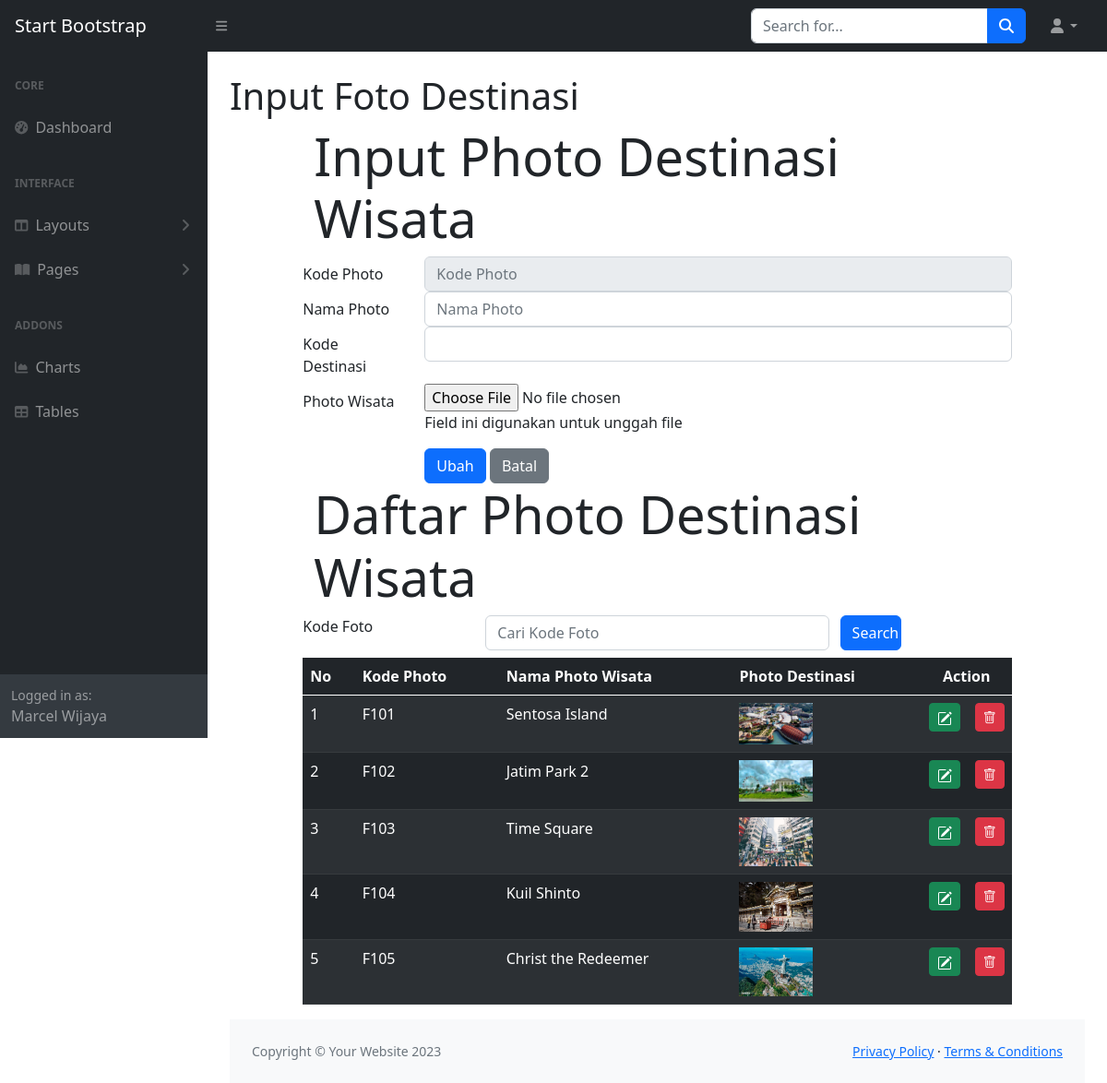
/photoedit.php, run on the app's committed database.
### tables this page shows
CREATE TABLE `fotodestinasi` (
  `fotodestinasiKODE` char(4) NOT NULL,
  `fotodestinasiNAMA` char(120) NOT NULL,
  `fotodestinasiFILE` char(120) NOT NULL,
  `destinasiKODE` char(4) NOT NULL
);

### photoedit.php (the view, shortened to what this page needs)
<!DOCTYPE html>
<html lang="en">
<head>
	<link rel = "stylesheet" type="text/css" href="css/bootstrap.min.css">
    <link rel="stylesheet" href="https://cdnjs.cloudflare.com/ajax/libs/select2/4.0.13/css/select2.min.css">
    <link rel="stylesheet" href="https://cdn.jsdelivr.net/npm/bootstrap-icons@1.10.2/font/bootstrap-icons.css">
  	<link rel="stylesheet" type="text/css" href="https://cdnjs.cloudflare.com/ajax/libs/select2/4.0.3/css/select2.min.css">
	<link rel="stylesheet" type="text/css" href="css/bootstrap.min.css">
</head>
<?php
include "include/config.php";
$datadestinasi = mysqli_query($connection, "select * from destinasi");
$fotodestinasiKODE = $_GET['ubah'];
$editfotodestinasi = mysqli_query($connection, "select * from fotodestinasi WHERE fotodestinasiKODE = '$fotodestinasiKODE'");
$rowedit = mysqli_fetch_array($editfotodestinasi);
?>
<?php include "INCLUDE/head.php"?>
    <body class="sb-nav-fixed">
        <?php include "include/menunav.php"?>
        <div id="layoutSidenav">
<?php include "INCLUDE/menu.php"?>
            <div id="layoutSidenav_content">
                <main>
                    <div class="container-fluid px-4">
                        <h1 class="mt-4">Input Foto Destinasi</h1>
<body>
<div class="row">
<div class="col-sm-1"></div>
<div class="col-sm-10">
	<div class="jumbotron jumbotron-fluid">
		<div class="container">
			<h1 class="display-4">Input Photo Destinasi Wisata</h1>
		</div>
	</div>
	<form method="POST" enctype="multipart/form-data">
		<div class="form-group row">
			<label for="kodefoto" class="col-sm-2 col-form-label">Kode Photo</label>
			<div class="col-sm-10">
				<input type="text" class="form-control" id="kodefoto" name="inputkode" placeholder="Kode Photo" maxlength="4"
                value="<?php echo $rowedit["fotodestinasiKODE"]?>"readonly>
            </div>
		</div>
		<div class="form-group row">
			<label for="namafoto" class="col-sm-2 col-form-label">Nama Photo</label>
			<div class="col-sm-10">
				<input type="text" class="form-control" id="namafoto" name="inputnama" placeholder="Nama Photo"
                value="<?php echo $rowedit["fotodestinasiNAMA"]?>">
			</div>
		</div>
		<div class="form-group row">
                <label for="namadestinasi" class="col-sm-2 col-form-label">Kode Destinasi</label>
                <div class="col-sm-10">
                    <select class="form-control" id="namadestinasi" name="kodedestinasi">
					<option value="<?php echo $rowedit["destinasiKODE"]?>">
                    </option>
                        <?php while ($row = mysqli_fetch_array($datadestinasi)) { ?>
                            <option value="<?php echo $row["destinasiKODE"] ?>">
                            </option>
                        <?php } ?>
                    </select>
                </div>
            </div>
		<div class="form-group row">
			<label for="file" class="col-sm-2 col-form-label">Photo Wisata</label>
			<div class="col-sm-10">
				<input type="file" id="file" name="file">
				<p class="help-block">Field ini digunakan untuk unggah file</p>
			</div>
		</div>
		<div class="form-group row">
			<div class="col-sm-2"></div>
			<div class="col-sm-10">
				<input type="submit" name="edit" class="btn btn-primary" value="Ubah">
				<input type="submit" name="Batal" class="btn btn-secondary" value="Batal">
			</div>
		</div>
	</form>
</div>
<div class="col-sm-1"></div>
</div>
<div class="row">
	<div class="col-sm-1"></div>
	<div class="col-sm-10">
		<div class="jumbotron jumbotron-fluid">
			<div class="container">
				<h1 class="display-4">Daftar Photo Destinasi Wisata</h1>
			</div>
		</div>
<form method="POST">
    <div class="form-group row mb-2">
    <label for="search" class="col-sm-3">Kode Foto</label>
    <div class="col-sm-6">
        <input type="text" name="search" class="form-control" id="search"
        value="<?php if (isset($_POST["search"])) {echo $_POST["search"];}?>"
        placeholder="Cari Kode Foto">
    </div>
    <input type="submit" name="kirim" class="col-sm-1 btn btn-primary" value="Search">
    </div>
</form>
	<table class="table table-dark table-striped">
		<thead class="thead-dark">
			<tr>
				<th>No</th>
				<th>Kode Photo</th>
				<th>Nama Photo Wisata</th>
				<th>Photo Destinasi</th>
				<th colspan="2" style="text-align: center">Action</th>
			</tr>
		</thead>
		<tbody>
			<?php
			if(isset($_POST['kirim']))
			{
				$search = $_POST["search"];
				$query = mysqli_query ($connection, "select * from fotodestinasi
				where fotodestinasiKODE like '%".$search."%'");
			}
			else
			{
				$query = mysqli_query ($connection, "select * from fotodestinasi");
			}
			$nomor = 1;
			while ($row = mysqli_fetch_array($query))
			{ ?>
				<tr>
					<td><?php echo $nomor;?></td>
					<td><?php echo $row['fotodestinasiKODE'];?></td>
					<td><?php echo $row['fotodestinasiNAMA'];?></td>
					<td>
						<?php if(is_file("images/".$row['fotodestinasiFILE']))
						{ ?>
							<img src="images/<?php echo $row['fotodestinasiFILE']?>" width="80">
						<?php } else
							echo "<img src='images/noimage.png' width='80'>"
						?>
					</td>
					<td width="5px">
						<a href="photoedit.php?ubah=<?php echo $row["fotodestinasiKODE"]?>"
						class="btn btn-success btn-sm" title="EDIT">
						</a>
					</td>
					<td width="5px">
						<a href="photohapus.php?hapus=<?php echo $row["fotodestinasiKODE"]?>"
						class="btn btn-danger btn-sm" title="HAPUS">
						<i class="bi bi-trash"></i>
					</td>
				</tr>
			<?php $nomor = $nomor + 1;?>
			<?php }	?>
		</tbody>
	</table>
	</div>
	<div class="col-sm-1"></div>
</div>
				<?php include "INCLUDE/footer.php"?>
            </div>
        </div>
</body>
</html>

### data on the page
fotodestinasi: fotodestinasiKODE "F101", fotodestinasiNAMA "Sentosa Island", fotodestinasiFILE (picture)
fotodestinasi: fotodestinasiKODE "F102", fotodestinasiNAMA "Jatim Park 2", fotodestinasiFILE (picture)
fotodestinasi: fotodestinasiKODE "F103", fotodestinasiNAMA "Time Square", fotodestinasiFILE (picture)
fotodestinasi: fotodestinasiKODE "F104", fotodestinasiNAMA "Kuil Shinto", fotodestinasiFILE (picture)
fotodestinasi: fotodestinasiKODE "F105", fotodestinasiNAMA "Christ the Redeemer", fotodestinasiFILE (picture)
